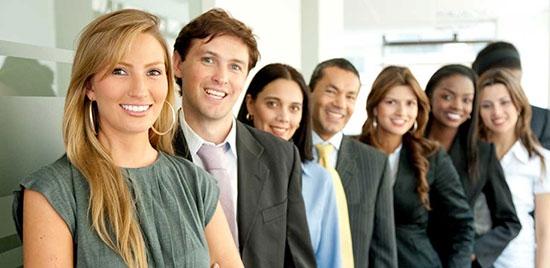
#> input picture happy.jpg, 550 x 268 px
$ python ImageProcessingScript.py
#> lines starting #> are read from the running program, lines starting #| are printed output that depends on the picture; after the words box and inside, x2 and y2 are one past the last pixel; in counts of white or black regions, pixels touching at a corner belong together
import cv2

face_cascade = cv2.CascadeClassifier("haarcascade_frontalface_default.xml")

img = cv2.imread("happy.jpg")
#> img is the input picture: shape (268, 550, 3); mean B, G, R 123.9, 141.3, 150.8
gray_img = cv2.cvtColor(img,cv2.COLOR_BGR2GRAY)
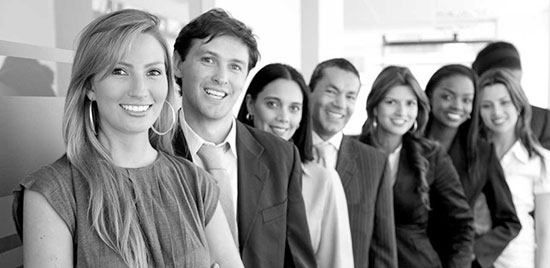
#> gray_img: shape (268, 550); min 0, max 255, mean 142.1

faces = face_cascade.detectMultiScale(gray_img,
                                    scaleFactor=1.05,
                                    minNeighbors=5)
#> faces = [[377, 85, 48, 48], [472, 85, 49, 49], [255, 83, 58, 58], [429, 76, 53, 53], [311, 70, 61, 61], [184, 34, 75, 75], [93, 38, 89, 89]]

for x,y,w,h in faces:
    img = cv2.rectangle(img,(x,y),(x+w,y+h),(0,255,0),3)
#> this loop made 7 passes
#> pass 1, `img = cv2.rectangle(img,(x,y),(x+w,y+h),(0,255,0),3)`:
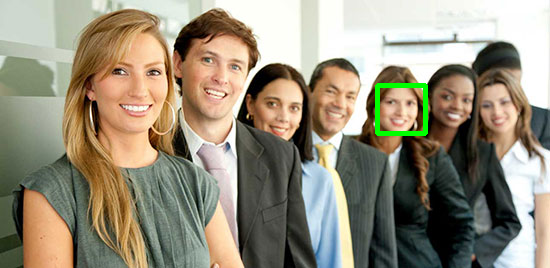
#> img: shape (268, 550, 3); 0.64% of pixels changed, all inside (x1, y1, x2, y2) = (375, 83, 428, 136)
#> pass 2, `img = cv2.rectangle(img,(x,y),(x+w,y+h),(0,255,0),3)`:
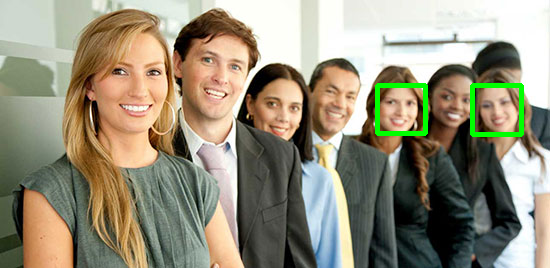
#> img: shape (268, 550, 3); 0.66% of pixels changed, all inside (x1, y1, x2, y2) = (470, 83, 524, 137)
#> pass 3, `img = cv2.rectangle(img,(x,y),(x+w,y+h),(0,255,0),3)`:
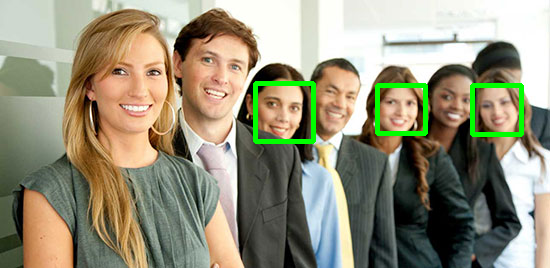
#> img: shape (268, 550, 3); 0.78% of pixels changed, all inside (x1, y1, x2, y2) = (253, 81, 316, 144)
#> after the loop:
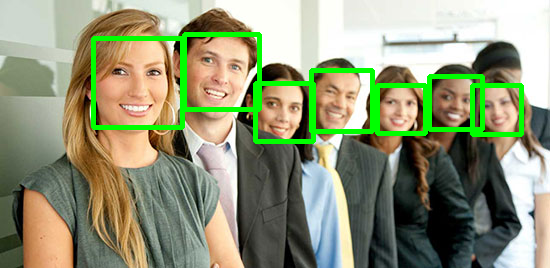
#> img: shape (268, 550, 3); 3.35% of pixels changed, all inside (x1, y1, x2, y2) = (91, 32, 485, 134)

print(faces)
#| [[377  85  48  48]
#|  [472  85  49  49]
#|  [255  83  58  58]
#|  [429  76  53  53]
#|  [311  70  61  61]
#|  [184  34  75  75]
#|  [ 93  38  89  89]]
print(type(faces))
#| <class 'numpy.ndarray'>

cv2.imshow("Face Detection",img)
cv2.waitKey(0)
cv2.destroyAllWindows()
